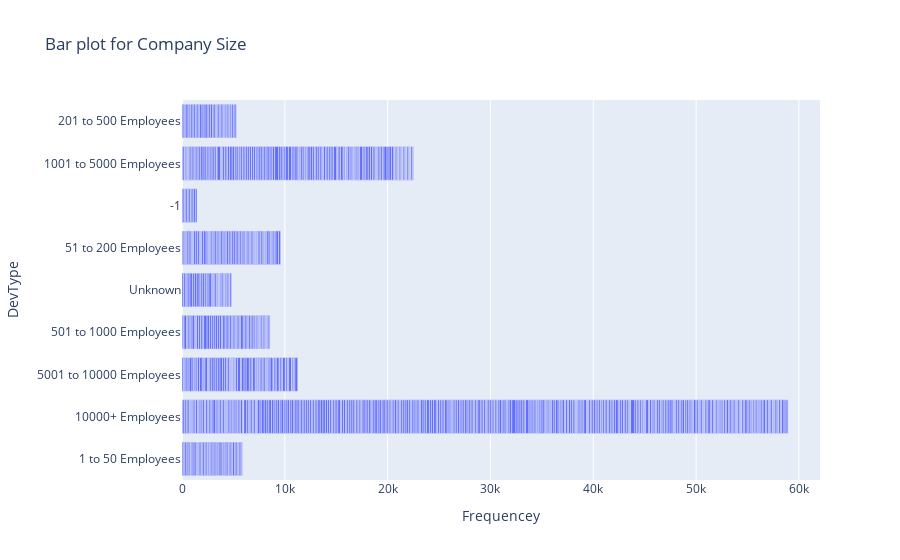

Write notebook code for a chart like this one.
### Code cell
data = [go.Bar(
    y=df["size"],x=df.average_salary,orientation='h'
)]

layout = go.Layout(title="Bar plot for Company Size",xaxis=dict(title="Frequencey"),
    yaxis=dict(title='DevType'))
    
fig = go.Figure(data=data, layout=layout)
fig.show()
fig.write_html(os.path.join(PLOTPATH, 'company_size_barplot.html'))

### Figure 1 — Plotly figure (JSON) as saved in the notebook; plotly's stock layout.template omitted (floating-point values rounded to 4 significant figures; data arrays with more than 128 entries replaced by an {"elided": "..."} marker saying what was removed)
{"data": [{"orientation": "h", "type": "bar", "x": {"elided": "846 float values"}, "y": {"elided": "846 str values"}}], "layout": {"title": {"text": "Bar plot for Company Size"}, "xaxis": {"title": {"text": "Frequencey"}}, "yaxis": {"title": {"text": "DevType"}}}}
